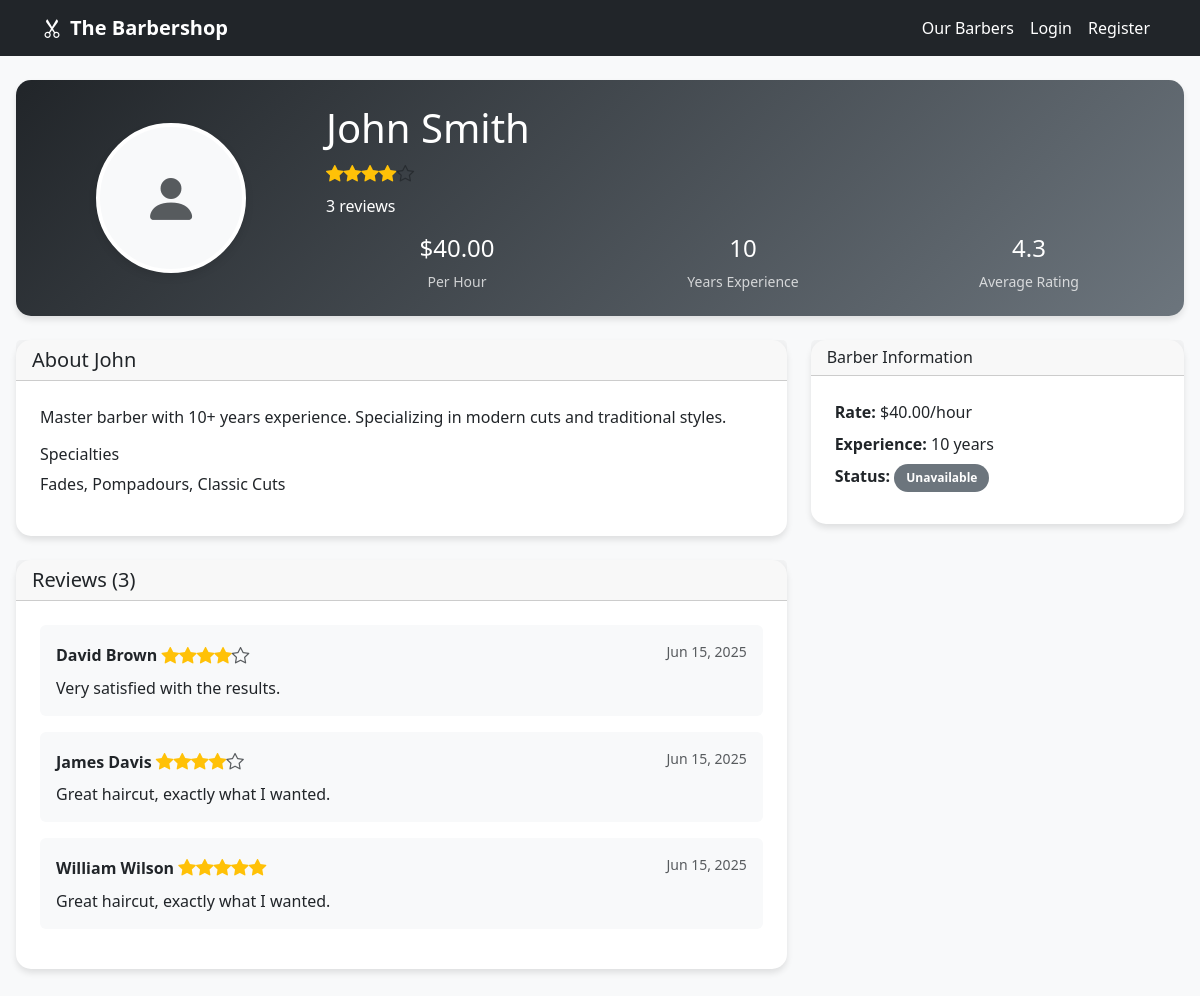
The app's page /barbers/1/ with its own data.
### barbers/models.py (models this page shows, shortened)
class Barber(models.Model):
    user = models.OneToOneField(
        settings.AUTH_USER_MODEL,
        on_delete=models.CASCADE,
        related_name='barber_profile'
    )
    bio = models.TextField(blank=True)
    experience_years = models.IntegerField(default=0)
    specialties = models.CharField(max_length=200, blank=True)
    hourly_rate = models.DecimalField(max_digits=6, decimal_places=2, default=25.00)
    photo = models.ImageField(upload_to='barber_photos/', blank=True)
    available = models.BooleanField(default=True)
    created_at = models.DateTimeField(auto_now_add=True)
    updated_at = models.DateTimeField(auto_now=True)
    def __str__(self):
        return f"{self.user.get_full_name() or self.user.username}"
    @property
    def average_rating(self):
        reviews = self.reviews.all()
        if reviews:
            return sum(review.rating for review in reviews) / len(reviews)
        return 0
    @property
    def total_reviews(self):
        return self.reviews.count()

class Review(models.Model):
    barber = models.ForeignKey(Barber, on_delete=models.CASCADE, related_name='reviews')
    client = models.ForeignKey(
        settings.AUTH_USER_MODEL,
        on_delete=models.CASCADE
    )
    rating = models.IntegerField(
        validators=[MinValueValidator(1), MaxValueValidator(5)]
    )
    comment = models.TextField()
    created_at = models.DateTimeField(auto_now_add=True)
    class Meta:
        unique_together = ('barber', 'client')
        ordering = ['-created_at']

### accounts/models.py (models this page shows, shortened)
class User(AbstractUser):
    is_barber = models.BooleanField(default=False)
    is_admin = models.BooleanField(default=False)
    phone = models.CharField(max_length=15, blank=True)
    address = models.TextField(blank=True)
    class Meta:
        db_table = 'auth_user'

### barbers/views.py (the view, shortened to what this page needs)
# urls.py: path('<int:pk>/', views.barber_detail, name='detail'),
def barber_detail(request, pk):
    barber = get_object_or_404(Barber, pk=pk)
    reviews = barber.reviews.all().order_by('-created_at')[:5]
    can_review = False
    user_review = None
    is_favorite = False
    if request.user.is_authenticated and not request.user.is_barber:
        is_favorite = FavoriteBarber.objects.filter(
            client=request.user,
            barber=barber
        ).exists()
    context = {
        'barber': barber,
        'reviews': reviews,
        'can_review': can_review,
        'user_review': user_review,
        'is_favorite': is_favorite,
        'avg_rating': barber.average_rating,
        'total_reviews': barber.total_reviews,
    }
    return render(request, 'barbers/barber_detail.html', context)

### templates/barbers/barber_detail.html (shortened to what this page needs)
{% extends 'base.html' %}
{% block content %}
<div class="row">
    <div class="col-12">
        <div class="card mb-4" style="background: linear-gradient(135deg, #212529 0%, #6c757d 100%); color: white;">
            <div class="card-body">
                <div class="row align-items-center">
                    <div class="col-md-3 text-center">
                        {% if barber.photo %}
                            <img src="{{ barber.photo.url }}" alt="{{ barber }}" class="profile-image">
                        {% else %}
                            <div class="profile-image mx-auto bg-light d-flex align-items-center justify-content-center">
                                <i class="bi bi-person-fill display-4 text-muted"></i>
                            </div>
                        {% endif %}
                    </div>
                    <div class="col-md-9">
                        <div class="d-flex justify-content-between align-items-start mb-3">
                            <div>
                                <h1 class="mb-2">{{ barber }}</h1>
                                <div class="star-rating mb-2">
                                    {% with rating=barber.average_rating %}
                                        {% for i in "12345" %}
                                            {% if forloop.counter <= rating %}
                                                <i class="bi bi-star-fill text-warning"></i>
                                            {% else %}
                                                <i class="bi bi-star text-muted"></i>
                                            {% endif %}
                                        {% endfor %}
                                    {% endwith %}
                                </div>
                                <p class="mb-0">{{ barber.reviews.count }} review{{ barber.reviews.count|pluralize }}</p>
                            </div>
                        </div>
                        <div class="row text-center">
                            <div class="col-md-4">
                                <div class="h4">${{ barber.hourly_rate }}</div>
                                <div class="small opacity-75">Per Hour</div>
                            </div>
                            <div class="col-md-4">
                                <div class="h4">{{ barber.experience_years }}</div>
                                <div class="small opacity-75">Years Experience</div>
                            </div>
                            <div class="col-md-4">
                                <div class="h4">{{ barber.average_rating|floatformat:1 }}</div>
                                <div class="small opacity-75">Average Rating</div>
                            </div>
                        </div>
                    </div>
                </div>
            </div>
        </div>
    </div>
</div>
<div class="row g-4">
    <div class="col-md-8">
        <div class="card mb-4">
            <div class="card-header">
                <h5 class="mb-0">About {{ barber.user.first_name }}</h5>
            </div>
            <div class="card-body">
                {% if barber.bio %}
                    <p>{{ barber.bio }}</p>
                {% else %}
                    <p class="text-muted">No biography available.</p>
                {% endif %}
                {% if barber.specialties %}
                <div class="mt-3">
                    <h6>Specialties</h6>
                    <p>{{ barber.specialties }}</p>
                </div>
                {% endif %}
            </div>
        </div>
        <div class="card">
            <div class="card-header">
                <h5 class="mb-0">Reviews ({{ reviews.count }})</h5>
            </div>
            <div class="card-body">
                {% for review in reviews %}
                <div class="mb-3 p-3 bg-light rounded">
                    <div class="d-flex justify-content-between align-items-start mb-2">
                        <div>
                            <strong>{{ review.client.get_full_name|default:review.client.username }}</strong>
                            <div class="star-rating">
                                {% for i in "12345" %}
                                    {% if forloop.counter <= review.rating %}
                                        <i class="bi bi-star-fill text-warning"></i>
                                    {% else %}
                                        <i class="bi bi-star text-muted"></i>
                                    {% endif %}
                                {% endfor %}
                            </div>
                        </div>
                        <small class="text-muted">{{ review.created_at|date:"M d, Y" }}</small>
                    </div>
                    {% if review.comment %}
                        <p class="mb-0">{{ review.comment }}</p>
                    {% endif %}
                </div>
                {% empty %}
                <p class="text-muted text-center py-3">No reviews yet. Be the first to leave a review!</p>
                {% endfor %}
            </div>
        </div>
    </div>
    <div class="col-md-4">
        <div class="card">
            <div class="card-header">
                <h6 class="mb-0">Barber Information</h6>
            </div>
            <div class="card-body">
                <div class="mb-2">
                    <strong>Rate:</strong> ${{ barber.hourly_rate }}/hour
                </div>
                <div class="mb-2">
                    <strong>Experience:</strong> {{ barber.experience_years }} year{{ barber.experience_years|pluralize }}
                </div>
                <div class="mb-2">
                    <strong>Status:</strong>
                    {% if barber.is_active %}
                        <span class="badge bg-success">Available</span>
                    {% else %}
                        <span class="badge bg-secondary">Unavailable</span>
                    {% endif %}
                </div>
            </div>
        </div>
    </div>
</div>
{% endblock %}

### static/css/style.css (style rules this page uses)
:root { --primary-color: #212529; --secondary-color: #6c757d; --accent-color: #ffc107; --text-color: #333; --bg-color: #f8f9fa; --border-color: #dee2e6; --success-color: #28a745; --warning-color: #ffc107; --danger-color: #dc3545; --info-color: #17a2b8; }
body { font-family: 'Segoe UI', Tahoma, Geneva, Verdana, sans-serif; background-color: var(--bg-color); color: var(--text-color); padding-bottom: 80px; }
.card { border: none; border-radius: 15px; box-shadow: 0 4px 6px rgba(0, 0, 0, 0.1); transition: transform 0.3s ease, box-shadow 0.3s ease; margin-bottom: 1.5rem; }
.card-body { padding: 1.5rem; }
.profile-image { width: 150px; height: 150px; object-fit: cover; border-radius: 50%; border: 4px solid white; box-shadow: 0 4px 8px rgba(0, 0, 0, 0.1); }
.badge { font-size: 0.75rem; padding: 0.5rem 0.75rem; border-radius: 20px; }
.star-rating { display: inline-flex; font-size: 1.2rem; color: var(--accent-color); }
.star-rating .bi-star { color: var(--border-color); }
.star-rating .bi-star-fill { color: var(--accent-color); }

### templates/barbers/barber_detail.html (style rules this page uses)
.star-rating { font-size: 1.1rem; }

### records on screen
Barber: user.last_name "John Smith", reviews.count "3", hourly_rate "40.00", experience_years "10", average_rating "4.3", user.first_name "John", bio "Master barber with 10+ years experience. Specializing in modern cuts and traditional styles.", specialties "Fades, Pompadours, Classic Cuts"
Review: client.get_full_name "David Brown", created_at "Jun 15, 2025", comment "Very satisfied with the results."
Review: client.get_full_name "James Davis", created_at "Jun 15, 2025", comment "Great haircut, exactly what I wanted."
Review: client.get_full_name "William Wilson", created_at "Jun 15, 2025", comment "Great haircut, exactly what I wanted."

### other values on screen
{{ reviews.count }} "3"
